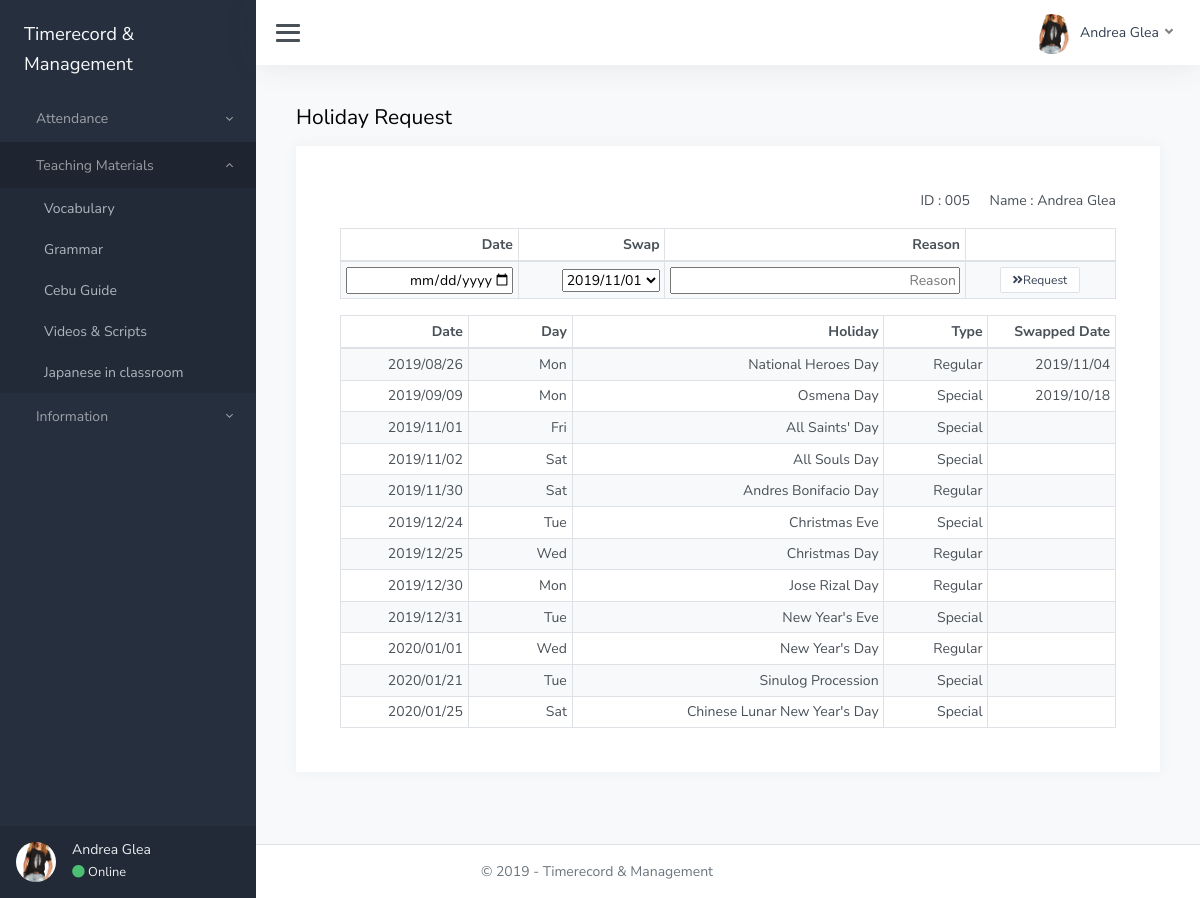
/UI/holiday.php (signed in), run on the app's committed database.
### tables this page shows
CREATE TABLE `timerecord` (
  `timeid` int(11) NOT NULL,
  `emp_id` int(11) NOT NULL,
  `date` date NOT NULL,
  `swrk` time DEFAULT NULL,
  `ewrk` time DEFAULT NULL,
  `sbrk` time DEFAULT NULL,
  `ebrk` time DEFAULT NULL,
  `status` varchar(10) NOT NULL DEFAULT '-',
  `holiday_id` int(11) DEFAULT 0
);

CREATE TABLE `holiday_data` (
  `holiday_id` int(11) NOT NULL,
  `holiday_date` date NOT NULL,
  `holiday_name` varchar(30) NOT NULL,
  `holiday_type` varchar(20) NOT NULL
);

### Class/Database.php (called while the page is built, shortened)
<?php
    class Database{
        private $servername = "localhost";
        private $username= "root";
        private $password= "";
        private $database ="re";
        public function __construct(){
            $this->conn = new mysqli($this->servername, $this->username, $this->password, $this->database);
            return $this->conn;
        }
    }
?>

### Class/Holiday.php (called while the page is built)
<?php
require_once 'Database.php';
class Holiday extends Database{
    public function ShowHoliday($id){
        $sql="SELECT holiday_data.holiday_id,
                     holiday_data.holiday_date,
                     holiday_data.holiday_name,
                     holiday_data.holiday_type,
                     timerecord.date,
                     timerecord.status
                     FROM holiday_data LEFT OUTER JOIN timerecord ON holiday_data.holiday_id = timerecord.holiday_id
                     ORDER BY holiday_data.holiday_date ASC";
        $result =$this->conn->query($sql);
        $rows = array();
        while ($row = $result->fetch_assoc()){
            $rows[] = $row;
        }
    return $rows;
    }
}
?>

### UI/holiday.php (the view, shortened to what this page needs)
<!DOCTYPE html>
<html lang="en">
<head>
	<link href="../css/corporate.css" rel="stylesheet">
</head>
<body>
	<div class="wrapper">
		<?php require 'sidebar.php'; ?>
		<div class="main">
        <?php require 'header.php'; ?>
			<main class="content">
				<div class="container-fluid p-0">
					<h1 class="h3 mb-3">Holiday Request
					</h1>
					<div class="row">
						<div class="col-12">
							<div class="card p-3 p-lg-4">
                            <div class="card-header pb-0"><h3></h3>
                            <p class="text-right"><span class="mr-3">ID : <?php echo sprintf('%03d', $id); ?></span>
                                Name : <?php echo $username; ?></p>
                            </div>
								<div class="card-body pt-0">
                                <table id="datatables-dashboard-traffic" class="table table-sm table-bordered table-striped mt-0 mb-3">
									<thead>
										<tr>
											<th class="text-right" width="8%">Date</th>
											<th class="text-right" width="8%">Swap</th>
                                            <th class="text-right" width="24%">Reason</th>
                                            <th class="text-right" width="12%"></th>
										</tr>
                                    </thead>
                                    <tbody>
                                    <?php
                                     require_once '../class/Holiday.php';
									 $hld = new Holiday;
									 $hld->ShowHoliday($id);
									 $rows = $hld->ShowHoliday($id);
									 $deadline = new DateTime('+7days');
									 $deadline = $deadline->format('Y-m-d');
                                     $btn = '<button type="submit" class="btn page-link text-dark d-inline-block btn-sm" name="Request"><i class="fas fa-angle-double-right"></i>Request</button>';
                                          echo '<form action="../Action/empAction.php" method="post"><tr>';
                                          if(isset($_GET["date"])){
											$date = $_GET["date"];
                                            echo '<td class="text-right"><input type="date" class="w-100 text-right" name="targetdate" value="'.$date.'" required></td>';
                                          }else{ echo '<td class="d-none d-xl-table-cell text-right"><input type="date" class="w-100 text-right" name="targetdate" min ="'.$deadline.'" placeholder="YYYY-MM-DD" required></td>';}
											echo '<td class="d-none d-xl-table-cell text-right">
													  <select name="swap">';
													foreach ($rows as $row) {
														$h_date = $row["holiday_date"];
														$h_date = date('Y/m/d',strtotime($h_date));
														$swap = $row["date"];
														$h_id = $row["holiday_id"];
										                if(date('Y/m/d',strtotime($swap)) == '1970/01/01'){
															echo '<option value="'.$h_id.'">'.$h_date.'</option>';
									                 	}else{
														 }
													}
													  echo '<select></td>';
										  echo '<td><input type="hidden" name="emp_id" value="'.$id.'">
										  <input type="text" class="w-100 text-right" name="reason" placeholder="Reason" required></td>
                                          <td class="text-center">'.$btn.'</td>
                                          </tr></form>';
                                    ?>
									</tbody>
								</table>
								<table id="datatables-dashboard-traffic" class="table table-sm table-bordered table-striped my-0">
							    	<thead>
										<tr>
											<th class="text-right" width="8%">Date</th>
											<th class="text-right" width="8%">Day</th>
											<th class="text-right" width="24%">Holiday</th>
                                            <th class="text-right" width="8%">Type</th>
											<th class="text-right" width="8%">Swapped Date</th>
										</tr>
                                    </thead>
									<tbody>
									<?php
									 foreach ($rows as $row) {
										 $h_date = $row["holiday_date"];
										 $day = date('D', strtotime($h_date));
                                         $swap = $row["date"];
										 if(date('Y/m/d', strtotime($swap)) == '1970/01/01'){
											 $swap ="";
										}else if($row["status"] =="W"){
											$swap = '<span class="text-muted">'.date('Y/m/d',strtotime($swap)).'</span>';
										}else{
											$swap = date('Y/m/d',strtotime($swap));
										}
										 echo '<tr>
										 <td class="text-right">'.date('Y/m/d', strtotime($h_date)).'</td>
										 <td class="text-right">'.$day.'</td>
										 <td class="text-right">'.$row["holiday_name"].'</td>
										 <td class="text-right">'.$row["holiday_type"].'</td>
										 <td class="text-right">'.$swap.'</td>
										 </tr>';
									 }
									?>
									</tbody>
								</table>
								</div>
                            </div>
                          </div>
                        </div>
				</div>
			</main>
			<?php require 'footer.php'; ?>
		</div>
	</div>
</body>
</html>

### UI/sidebar.php (shortened to what this page needs)
<?php
$username = $_SESSION['idn']["emp_name"];
$id = $_SESSION['idn']["emp_id"];
$avatar = $_SESSION['idn']["emp_pic"];
$status = $_SESSION['idn']["emp_status"];
?>
<nav id="sidebar" class="sidebar">
			<div class="sidebar-content ">
				<a class="sidebar-brand" href="index.php">
          <span class="align-middle">Timerecord &amp; Management</span>
        </a>
		<?php
		switch($status){
			case 'RT':
			require 'sidebar_rt.php';
			break;
		}
		?>

### UI/sidebar_rt.php (shortened to what this page needs)
		<ul class="sidebar-nav">
			<li class="sidebar-item">
				<a href="#dashboards" data-toggle="collapse" class="sidebar-link  collapsed">
            <i class="align-middle" data-feather="sliders"></i> <span class="align-middle">Attendance</span>
          </a>
			</li>
			<li class="sidebar-item active">
				<a href="#layouts" data-toggle="collapse" class="sidebar-link">
            <i class="align-middle" data-feather="monitor"></i> <span class="align-middle">Teaching Materials</span>
          </a>
				<ul id="layouts" class="sidebar-dropdown list-unstyled collapse show" data-parent="#sidebar">
					<li class="sidebar-item"><a class="sidebar-link" href="layouts-sidebar-sticky.html">Vocabulary</a></li>
					<li class="sidebar-item"><a class="sidebar-link" href="layouts-sidebar-collapsed.html">Grammar</a></li>
					<li class="sidebar-item"><a class="sidebar-link" href="layouts-boxed.html">Cebu Guide</a></li>
					<li class="sidebar-item"><a class="sidebar-link" href="./videos.php">Videos & Scripts</a></li>
					<li class="sidebar-item"><a class="sidebar-link" href="layouts-boxed.html">Japanese in classroom</a></li>
				</ul>
			</li>
			<li class="sidebar-item">
				<a href="#forms" data-toggle="collapse" class="sidebar-link collapsed">
            <i class="align-middle" data-feather="check-square"></i> <span class="align-middle">Information</span>
          </a>
			</li>
		</ul>
		<div class="sidebar-bottom d-none d-lg-block">
			<div class="media">
				<img class="rounded-circle mr-3" src="<?php echo '../img/avatars/'.$avatar ; ?>" alt="<?php echo "$username"; ?>" width="40" height="40">
				<div class="media-body">
					<h5 class="mb-1"><?php echo $username;?></h5>
					<div>
						<i class="fas fa-circle text-success"></i> Online
					</div>
				</div>
			</div>
		</div>
	</div>
</nav>

### UI/header.php (shortened to what this page needs)
<nav class="navbar navbar-expand navbar-light bg-white">
	<a class="sidebar-toggle d-flex mr-2">
       <i class="hamburger align-self-center"></i>
     </a>
	<div class="navbar-collapse collapse">
		<ul class="navbar-nav ml-auto">
			<li class="nav-item dropdown">
				<a class="nav-link dropdown-toggle d-none d-sm-inline-block" href="#" data-toggle="dropdown">
             <img src="<?php echo '../img/avatars/'.$avatar ; ?>" class="avatar img-fluid rounded-circle mr-1" alt="Chris Wood" /> <span class="text-dark"><?php echo $username; ?></span>
           </a>
			</li>
		</ul>
	</div>
</nav>

### UI/footer.php
<footer class="footer">
				<div class="container-fluid">
					<div class="row text-muted">
						<div class="col-6 text-right">
							<p class="mb-0">
								&copy; 2019 - <a href="../index.html" class="text-muted">Timerecord &amp; Management</a>
							</p>
						</div>
					</div>
				</div>
			</footer>

### data on the page
timerecord: holiday.holiday_date "2019/08/26", holiday.holiday_date "Mon", holiday.holiday_name "National Heroes Day", holiday.holiday_type "Regular", date "2019/11/04"
timerecord: holiday.holiday_date "2019/09/09", holiday.holiday_date "Mon", holiday.holiday_name "Osmena Day", holiday.holiday_type "Special", date "2019/10/18"
holiday_data: holiday_date "2019/11/01", holiday_date "Fri", holiday_name "All Saints' Day", holiday_type "Special"
holiday_data: holiday_date "2019/11/02", holiday_date "Sat", holiday_name "All Souls Day", holiday_type "Special"
holiday_data: holiday_date "2019/11/30", holiday_date "Sat", holiday_name "Andres Bonifacio Day", holiday_type "Regular"
holiday_data: holiday_date "2019/12/24", holiday_date "Tue", holiday_name "Christmas Eve", holiday_type "Special"
holiday_data: holiday_date "2019/12/25", holiday_date "Wed", holiday_name "Christmas Day", holiday_type "Regular"
holiday_data: holiday_date "2019/12/30", holiday_date "Mon", holiday_name "Jose Rizal Day", holiday_type "Regular"
holiday_data: holiday_date "2019/12/31", holiday_date "Tue", holiday_name "New Year's Eve", holiday_type "Special"
holiday_data: holiday_date "2020/01/01", holiday_date "Wed", holiday_name "New Year's Day", holiday_type "Regular"
holiday_data: holiday_date "2020/01/21", holiday_date "Tue", holiday_name "Sinulog Procession", holiday_type "Special"
holiday_data: holiday_date "2020/01/25", holiday_date "Sat", holiday_name "Chinese Lunar New Year's Day", holiday_type "Special"

### other printed values
$username "Andrea Glea"
$id "005"
form field swap "2019/11/01"
